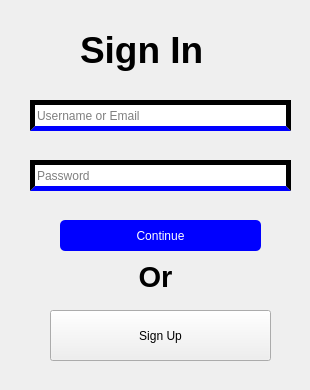
          <widget class="QWidget" name="sign_in_page_2">
           <widget class="QFrame" name="sign_in_frame">
            <property name="geometry">
             <rect>
              <x>10</x>
              <y>0</y>
              <width>291</width>
              <height>381</height>
             </rect>
            </property>
            <property name="styleSheet">
             <string notr="true">background-color: none;
border: none</string>
            </property>
            <property name="frameShape">
             <enum>QFrame::StyledPanel</enum>
            </property>
            <property name="frameShadow">
             <enum>QFrame::Raised</enum>
            </property>
            <widget class="QLineEdit" name="password_edit">
             <property name="geometry">
              <rect>
               <x>20</x>
               <y>160</y>
               <width>261</width>
               <height>31</height>
              </rect>
             </property>
             <property name="styleSheet">
              <string notr="true">font: 8pt &quot;CentSchbkCyrill BT&quot;;
text-decoration: none;
border: 5px solid;
border-bottom-color: blue</string>
             </property>
             <property name="text">
              <string/>
             </property>
             <property name="echoMode">
              <enum>QLineEdit::Password</enum>
             </property>
             <property name="placeholderText">
              <string>Password</string>
             </property>
             <property name="clearButtonEnabled">
              <bool>true</bool>
             </property>
            </widget>
            <widget class="QLineEdit" name="user_name_email_line">
             <property name="geometry">
              <rect>
               <x>20</x>
               <y>100</y>
               <width>261</width>
               <height>31</height>
              </rect>
             </property>
             <property name="styleSheet">
              <string notr="true">font: 8pt &quot;CentSchbkCyrill BT&quot;;
text-decoration: none;
border: 5px solid;
border-bottom-color: blue</string>
             </property>
             <property name="text">
              <string/>
             </property>
             <property name="placeholderText">
              <string>Username or Email</string>
             </property>
             <property name="clearButtonEnabled">
              <bool>true</bool>
             </property>
            </widget>
            <widget class="QLabel" name="sign_in_label_2">
             <property name="geometry">
              <rect>
               <x>70</x>
               <y>20</y>
               <width>141</width>
               <height>61</height>
              </rect>
             </property>
             <property name="styleSheet">
              <string notr="true">font: 28pt &quot;CentSchbkCyrill BT&quot;;</string>
             </property>
             <property name="text">
              <string>&lt;html&gt;&lt;head/&gt;&lt;body&gt;&lt;p&gt;&lt;span style=&quot; font-size:28pt; font-weight:600;&quot;&gt;Sign In&lt;/span&gt;&lt;/p&gt;&lt;/body&gt;&lt;/html&gt;</string>
             </property>
            </widget>
            <widget class="QPushButton" name="continue_button">
             <property name="geometry">
              <rect>
               <x>50</x>
               <y>220</y>
               <width>201</width>
               <height>31</height>
              </rect>
             </property>
             <property name="styleSheet">
              <string notr="true">QPushButton {
                background-color: blue;
                border: none;
                border-radius: 5px;
				color: white;
            }
QPushButton:hover {
                background-color: #8f8f8f;
            }</string>
             </property>
             <property name="text">
              <string>Continue</string>
             </property>
            </widget>
            <widget class="QLabel" name="label_66">
             <property name="geometry">
              <rect>
               <x>100</x>
               <y>260</y>
               <width>91</width>
               <height>31</height>
              </rect>
             </property>
             <property name="text">
              <string>&lt;html&gt;&lt;head/&gt;&lt;body&gt;&lt;p align=&quot;center&quot;&gt;&lt;span style=&quot; font-size:22pt; font-weight:600;&quot;&gt;Or&lt;/span&gt;&lt;/p&gt;&lt;/body&gt;&lt;/html&gt;</string>
             </property>
            </widget>
           </widget>
           <widget class="QPushButton" name="continue_button_3">
            <property name="geometry">
             <rect>
              <x>50</x>
              <y>310</y>
              <width>221</width>
              <height>51</height>
             </rect>
            </property>
            <property name="styleSheet">
             <string notr="true">QPushButton {
                background-color: blue;
                border: none;
                border-radius: 5px;
				color: white;
            }
QPushButton:hover {
                background-color: #8f8f8f;
            };
</string>
            </property>
            <property name="text">
             <string>Sign Up</string>
            </property>
           </widget>
          </widget>
